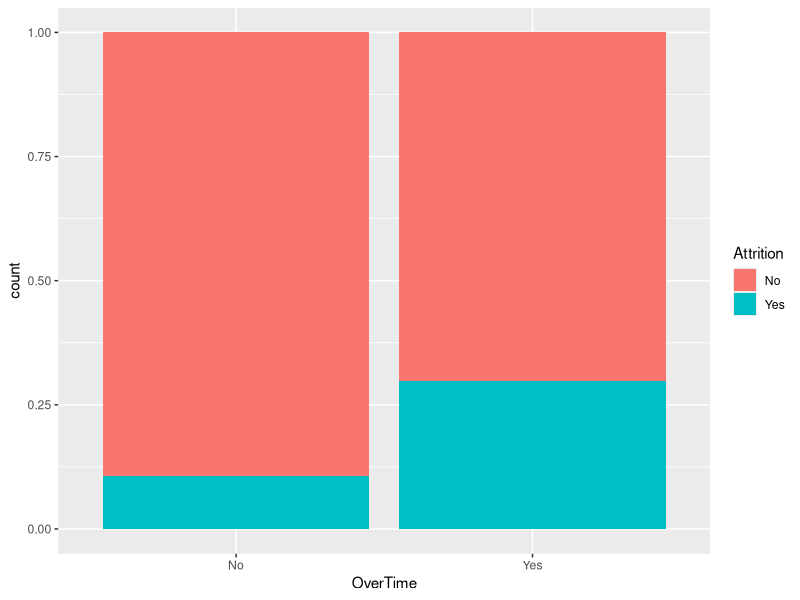
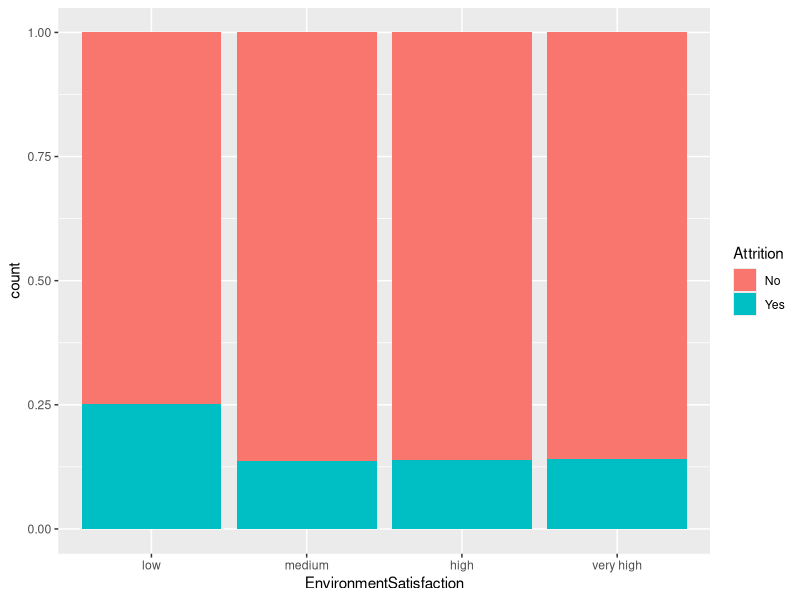
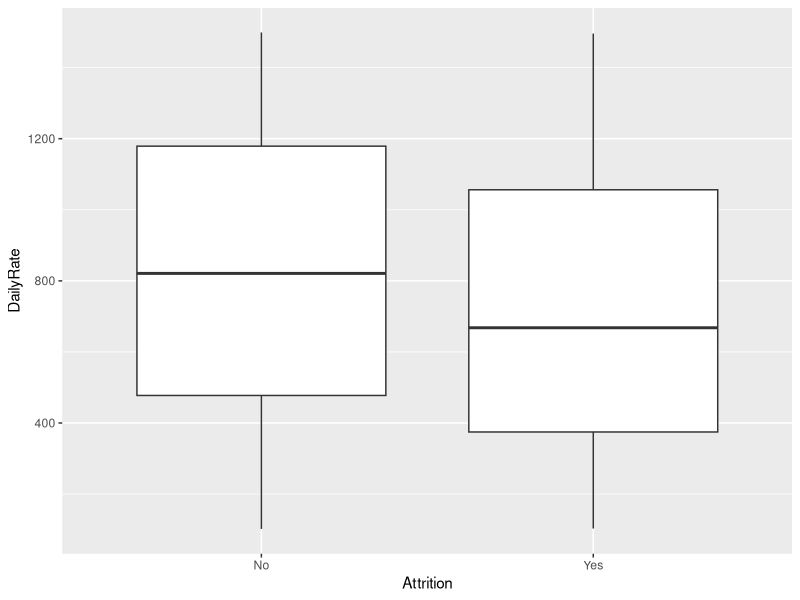

These charts were generated, in order, by the following R code: (Note: this script raises an error after producing the figures.)
## ---- chunk 1
knitr::opts_chunk$set(echo = TRUE, warning=F, message=F)
library(ggplot2)
library(caret)
library(ROCR)
library(digest)
## ---- chunk 2
df <- read.csv("Attrition2.csv")
levels = c(1,2,3,4)
lab = c("low", "medium", "high", "very high")
df$EnvironmentSatisfaction <- factor(df$EnvironmentSatisfaction, levels, lab)
df$JobLevel <- as.factor(df$JobLevel)
df$StockOptionLevel <- as.factor(df$StockOptionLevel)
summary(df)
## ---- chunk 3

counts <- addmargins(table(df$Attrition, df$OverTime))
prob <- 100/336

plt<-ggplot(df, aes(x=OverTime, fill=Attrition)) + geom_bar(position = "fill")
plt

plt<-ggplot(df, aes(x=EnvironmentSatisfaction, fill=Attrition)) + geom_bar( position = "fill")
plt

## ---- chunk 4
ggplot(aes(Attrition, DailyRate), data = df) + geom_boxplot()

## ---- chunk 5
trainIndex <- createDataPartition(df$Attrition, p = 0.8, list = F)
Train <- df[trainIndex, ]
Test <- df[-trainIndex, ]
## ---- chunk 6
model <- glm(formula = Attrition~., family = "binomial", data = df)
summary(model)
## ---- chunk 7
coefficients(model)
exp(coefficients(model))

## ---- chunk 8
exp <- exp( 0.4671273806 + 356 * -0.0005003621 -0.9994465651 -0.9915872518
            + 1.5397193377 -1.3302965045 + 3* -0.0269146527 + 2* -0.0849912996)
prob <- exp/(1+exp)
prob
## ---- chunk 9
model2 <- glm(formula = Attrition~.-TotalWorkingYears, family = "binomial", data = df)
summary(model2)
## ---- chunk 10
pr <- predict(model, newdata = Test, type = "response")
pr1 <- factor(ifelse(pr > 0.5, "Yes", "No"))
confusionMatrix(data = pr1, Test$Attrition, positive = "Yes")
Accuracy1 <- (195 + 11)/235
Sensitivity1 <- 11/38
Specificity1 <- 195/197
PPV1 <- 11/13
NPV1 <- 195/(195+27)

pr2 <- predict(model2, newdata = Test, type = "response")
pr2 <- factor(ifelse(pr2 > 0.5, "Yes", "No"))
confusionMatrix(data = pr2, Test$Attrition, positive = "Yes")
Accuracy2 <- (195 + 10)/235
Sensitivity2 <- 10/38
Specificity2 <- 195/197
PPV2 <- 10/12
NPV2 <- 195/(195+28)

## ---- chunk 11
pr2 <- predict(model2, newdata = Test, type = "response")
pr2 <- factor(ifelse(pr2 > 0.7, "Yes", "No"))
confusionMatrix(data = pr2, Test$Attrition, positive = "Yes")
## ---- chunk 12
pr <- predict(model, newdata = Test, type = "response")
pred1 <- prediction(pr, Test$Attrition)
perf = performance(pred1, "tpr", "fpr")
plot(perf, colorize = TRUE)

pr2 <- predict(model2, newdata = Test, type = "response")
pred2 <- prediction(pr2, Test$Attrition)
perf = performance(pred2, "tpr", "fpr")
plot(perf, colorize = TRUE)

auc <- performance(pred1, "auc")@y.values
auc
auc2 <- performance(pred2, "auc")@y.values
auc2
